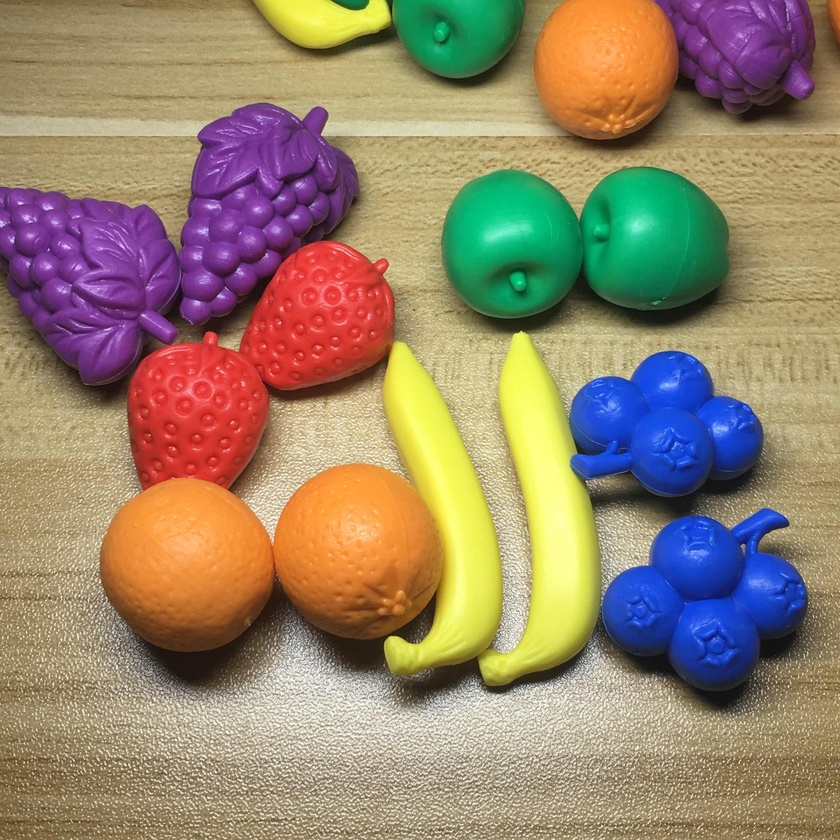
#> input picture procesamiento_en_color/Juguetes de Colores.jpg, 840 x 840 px, shrunk from 3024 x 3024 before the run
$ python punto_2.py
#> lines starting #> are read from the running program, lines starting #| are printed output that depends on the picture; after the words box and inside, x2 and y2 are one past the last pixel; in counts of white or black regions, pixels touching at a corner belong together
import numpy as np
import cv2 as cv
import matplotlib.pyplot as plt


#  UVAS: rgb(122, 57, 146)
#  NARANJA: rgb(243, 163, 22)


def segmentate_by_hsl(
    image: np.ndarray, h: int, s: int, _: int, margin: float
) -> np.ndarray:
    height, width, _ = image.shape

    mask: np.ndarray = np.zeros((height, width), dtype="uint8")

    channel_h, channel_l, channel_s = cv.split(image)

    min_margin, max_margin = 1 - margin, 1 + margin

    for h in range(height):
        for w in range(width):
            if (
                min_margin * h
                < channel_h[h][w]
                < max_margin * h
                #  and min_margin * s < channel_s[h][w] < max_margin * s
            ):
                mask[h][w] = 1

    channel_h *= mask
    channel_l *= mask
    channel_s *= mask

    return cv.merge((channel_h, channel_l, channel_s))


def segmentate_by_rbg(
    image: np.ndarray, r: int, g: int, b: int, margin: float
) -> np.ndarray:
    height, width, _ = image.shape

    mask: np.ndarray = np.zeros((height, width), dtype="uint8")

    channel_b, channel_g, channel_r = cv.split(image)

    min_margin, max_margin = 1 - margin, 1 + margin

    for h in range(height):
        for w in range(width):
            if (
                min_margin * b < channel_b[h][w] < max_margin * b
                and min_margin * g < channel_g[h][w] < max_margin * g
                and min_margin * r < channel_r[h][w] < max_margin * r
            ):
                mask[h][w] = 1

    channel_b *= mask
    channel_g *= mask
    channel_r *= mask
    channel_a: np.ndarray = mask * 255

    return cv.merge((channel_b, channel_g, channel_r, channel_a))


def main() -> None:
    image_toys: np.ndarray = cv.imread("Juguetes de Colores.jpg")
#> image_toys is the input picture: shape (840, 840, 3); mean B, G, R 107.1, 132.2, 151
    image_objects: np.ndarray = cv.imread("Figuras de Colores.jpg")
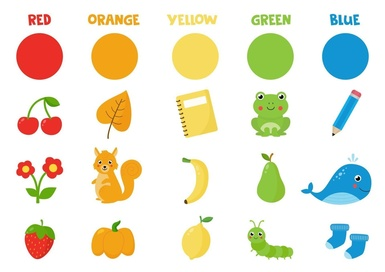
#> input picture procesamiento_en_color/Figuras de Colores.jpg, 385 x 272 px, shrunk from 1387 x 980 before the run
#> image_objects is the input picture: shape (272, 385, 3); mean B, G, R 213.6, 232.4, 235
    image_toys_hsl: np.ndarray = cv.cvtColor(image_toys, cv.COLOR_BGR2HLS)
#> image_toys_hsl: shape (840, 840, 3); mean of channels 0, 1, 2 41.8, 128.4, 112.9
    image_objects_hsl: np.ndarray = cv.cvtColor(image_objects, cv.COLOR_BGR2HLS)
#> image_objects_hsl: shape (272, 385, 3); mean of channels 0, 1, 2 34, 225.9, 127.3

    image_toys_grapes: np.ndarray = segmentate_by_rbg(image_toys, 122, 57, 146, 0.5)
#> in segmentate_by_rbg, `channel_b, channel_g, channel_r = cv.split(image)`:
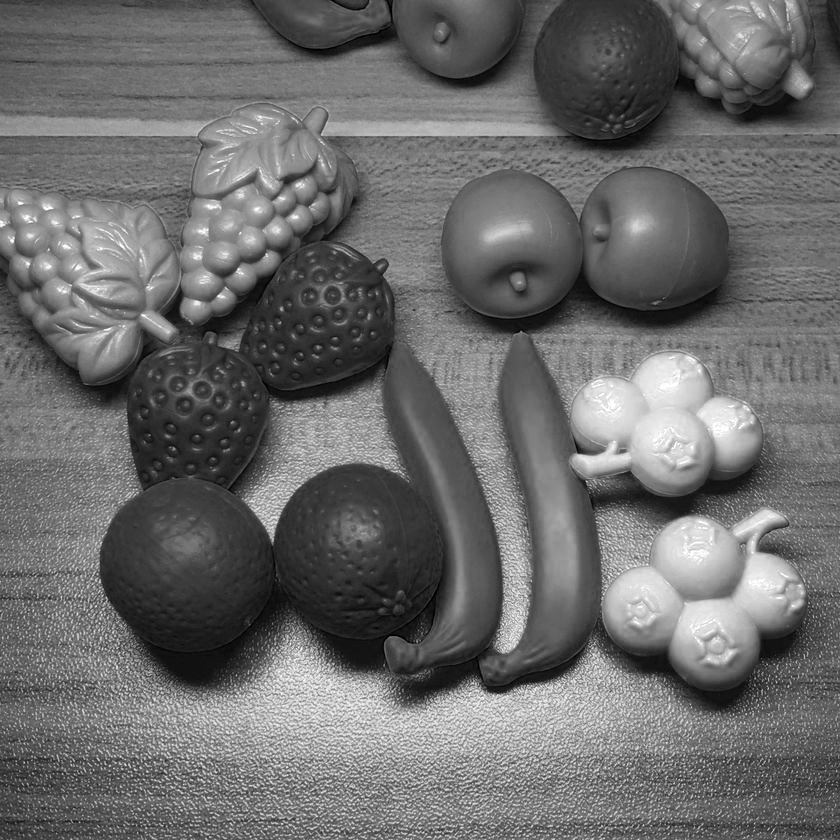
#> channel_b: shape (840, 840); min 0, max 255, mean 107.1
#> in segmentate_by_rbg, `channel_b, channel_g, channel_r = cv.split(image)`:
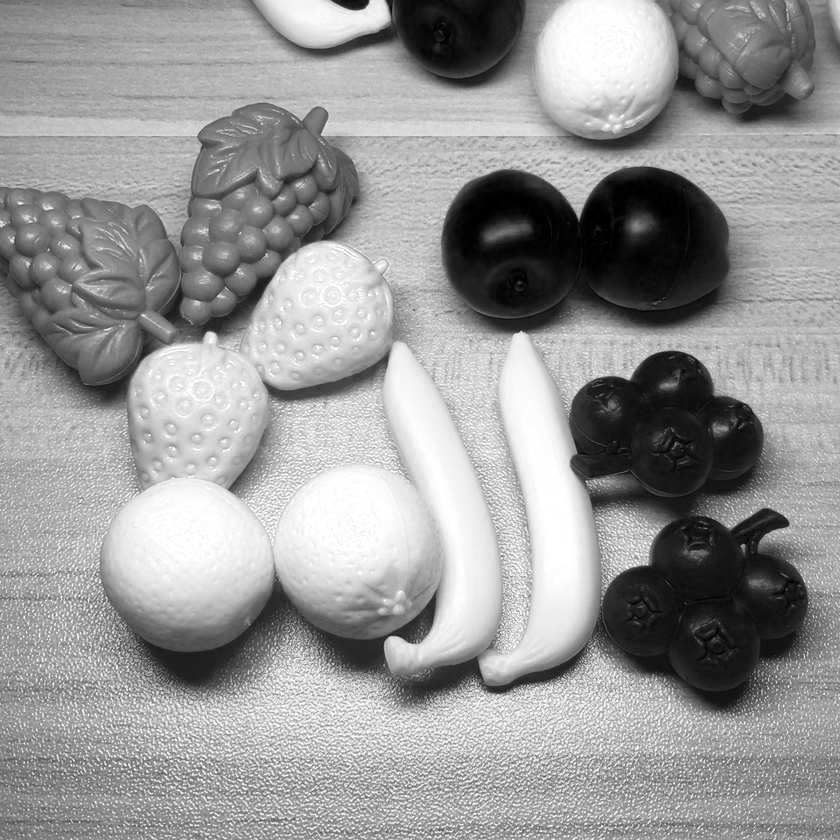
#> channel_r: shape (840, 840); min 0, max 255, mean 151
#> after the loop in segmentate_by_rbg, `for h in range(height):`:
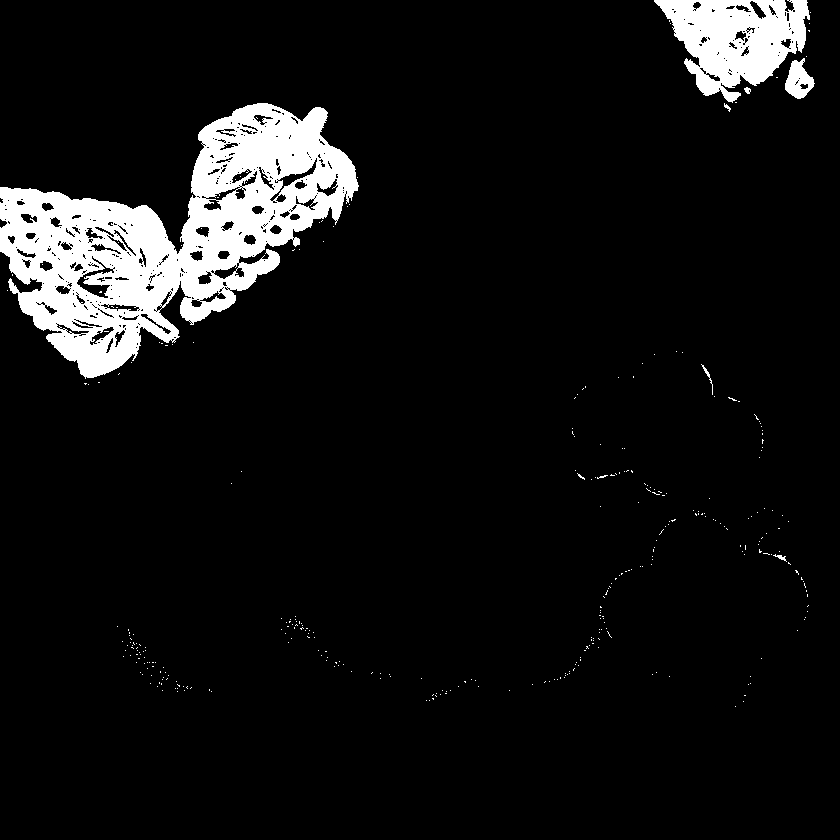
#> mask: shape (840, 840); values 0 (black) and 1 (white), 7.5% white; 343 white regions (336 under 20 px), largest, box (x1, y1, x2, y2) and area: (0, 103, 359, 379) 42035, (654, 0, 810, 103) 9320, (785, 58, 815, 99) 713
    image_objects_orange: np.ndarray = segmentate_by_rbg(
        image_objects, 243, 163, 22, 0.25
    )
#> after the loop in segmentate_by_rbg (call 2), `for h in range(height):`: mask: shape (272, 385); values 0 (black) and 1 (white), 3% white; 24 white regions (18 under 20 px), largest, box (x1, y1, x2, y2) and area: (93, 35, 135, 77) 1374, (93, 229, 133, 257) 732, (100, 161, 139, 201) 565, (115, 93, 129, 130) 228, (99, 99, 116, 122) 177, (99, 153, 114, 163) 68
    image_toys_hsl_grapes: np.ndarray = segmentate_by_hsl(
        image_toys_hsl, 143, 100, 120, 0.875
    )
#> after the loop in segmentate_by_hsl, `for h in range(height):`:
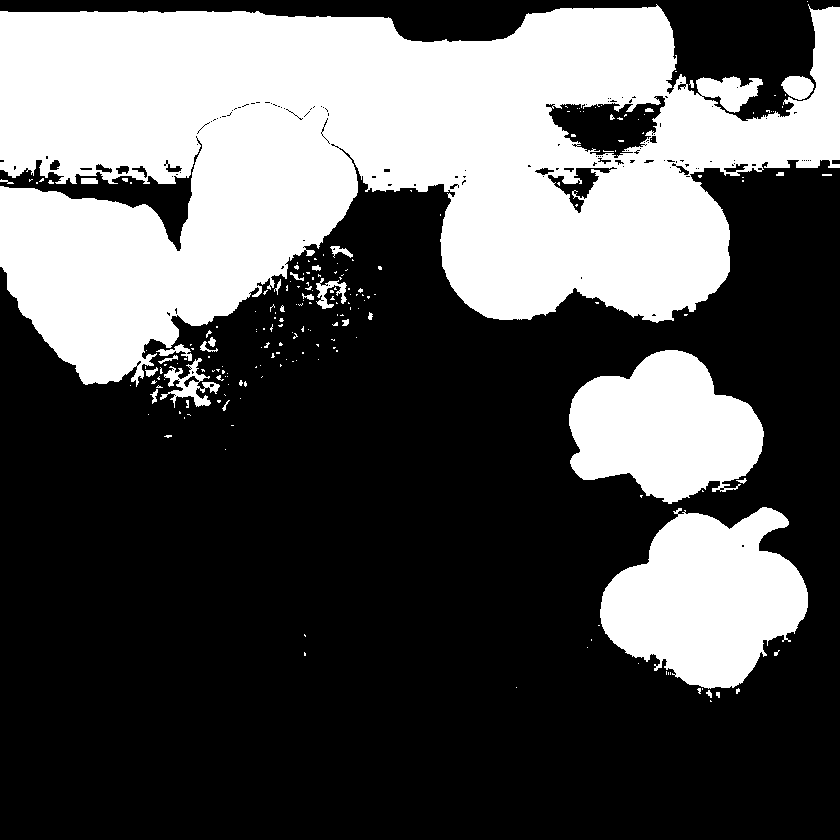
#> mask: shape (840, 840); values 0 (black) and 1 (white), 35% white; 208 white regions (175 under 20 px), largest, box (x1, y1, x2, y2) and area: (0, 4, 840, 387) 197189, (600, 507, 808, 689) 25199, (569, 350, 764, 504) 20474
#> in segmentate_by_hsl, `return cv.merge((channel_h, channel_l, channel_s))`: returned value: shape (840, 840, 3); mean of channels 0, 1, 2 26.8, 39.7, 44.8
    image_objects_hsl_orange: np.ndarray = segmentate_by_hsl(
        image_objects_hsl, 19, 90, 52, 0.75
    )
#> call 2 of segmentate_by_hsl, with h = 19, s = 90, _ = 52, margin = 0.75
#> after the loop in segmentate_by_hsl (call 2), `for h in range(height):`:
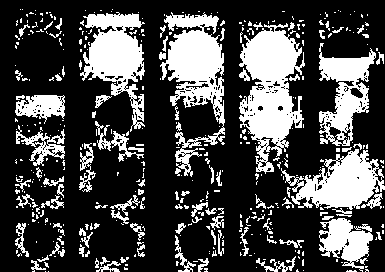
#> mask: shape (272, 385); values 0 (black) and 1 (white), 28.7% white; 412 white regions (315 under 20 px), largest, box (x1, y1, x2, y2) and area: (239, 23, 305, 174) 5489, (160, 12, 225, 177) 4681, (80, 12, 145, 132) 3689
#> in segmentate_by_hsl (call 2), `return cv.merge((channel_h, channel_l, channel_s))`: returned value: shape (272, 385, 3); mean of channels 0, 1, 2 21.1, 60, 63.4

    rows, cols = 2, 4

    plt.subplot(rows, cols, 1)
    plt.imshow(cv.cvtColor(image_toys, cv.COLOR_BGR2RGB))
    plt.title("Original toys")
    plt.axis("off")

    plt.subplot(rows, cols, 2)
    plt.imshow(cv.cvtColor(image_toys_grapes, cv.COLOR_BGRA2RGBA))
    plt.title("Grapes segmented")
    plt.axis("off")

    plt.subplot(rows, cols, 3)
    plt.imshow(cv.cvtColor(image_objects, cv.COLOR_BGR2RGB))
    plt.title("Original objects")
    plt.axis("off")

    plt.subplot(rows, cols, 4)
    plt.imshow(cv.cvtColor(image_objects_orange, cv.COLOR_BGRA2RGBA))
    plt.title("Orange objects segmented")
    plt.axis("off")

    plt.subplot(rows, cols, 5)
    plt.imshow(image_toys_hsl)
    plt.title("Original toys")
    plt.axis("off")

    plt.subplot(rows, cols, 6)
    plt.imshow(cv.cvtColor(image_toys_hsl_grapes, cv.COLOR_HLS2RGB))
    plt.title("Grapes segmented HSL")
    plt.axis("off")

    plt.subplot(rows, cols, 7)
    plt.imshow(image_objects_hsl)
    plt.title("Original objects")
    plt.axis("off")

    plt.subplot(rows, cols, 8)
    plt.imshow(cv.cvtColor(image_objects_hsl_orange, cv.COLOR_HLS2RGB))
    plt.title("Orange objects segmented HSL")
    plt.axis("off")

    plt.show()
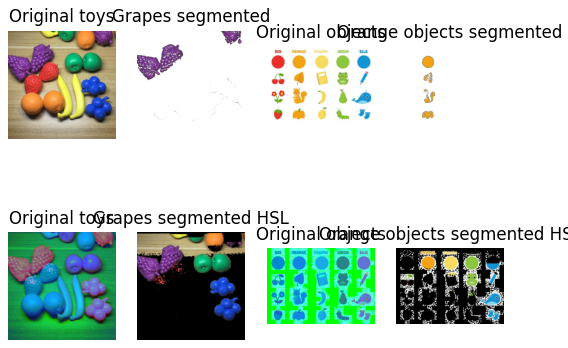
#> figure drawn by matplotlib, 8 panels


if __name__ == "__main__":
    main()
